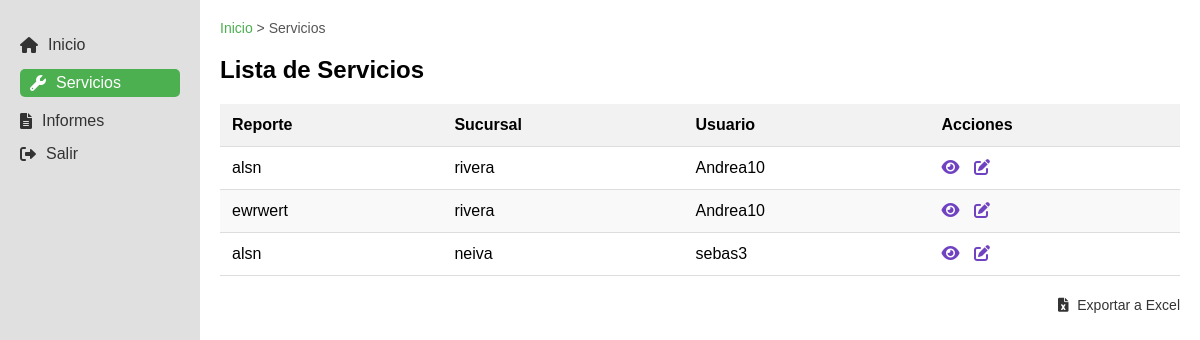
Screenshot of /servicio.php (signed in) with the database file from the repository.
### tables this page shows
CREATE TABLE `servicios` (
  `id` int(11) NOT NULL,
  `solicitud_no` varchar(50) DEFAULT NULL,
  `tipo_servicio` varchar(100) DEFAULT NULL,
  `razon_social` varchar(100) DEFAULT NULL,
  `establecimiento` varchar(100) DEFAULT NULL,
  `nit` varchar(20) DEFAULT NULL,
  `material` varchar(50) DEFAULT NULL,
  `tipo_tanque` varchar(50) DEFAULT NULL,
  `capacidad` int(11) DEFAULT NULL,
  `producto` varchar(50) DEFAULT NULL,
  `ano_fabricacion` int(11) DEFAULT NULL,
  `sucursal` varchar(100) DEFAULT NULL,
  `usuario` varchar(100) DEFAULT NULL,
  `fecha_inicio` date DEFAULT NULL,
  `created_by` int(11) DEFAULT NULL,
  `created_at` timestamp NOT NULL DEFAULT current_timestamp()
);

### servicio.php (the view, shortened to what this page needs)
<?php
include 'db_connect.php';
$sql = "SELECT id, razon_social, sucursal, usuario FROM servicios";
$stmt = $conn->prepare($sql);
$stmt->execute();
$servicios = $stmt->fetchAll(PDO::FETCH_ASSOC);
?>
<!DOCTYPE html>
<html lang="es">
<head>
    <link rel="stylesheet" href="https://cdnjs.cloudflare.com/ajax/libs/font-awesome/6.0.0-beta3/css/all.min.css">
</head>
<body>
    <div class="sidebar">
        <ul>
            <li><a href="tecnico_dashboard.php"><i class="fas fa-home"></i> Inicio</a></li>
            <li><a href="servicio.php" class="active"><i class="fas fa-wrench"></i> Servicios</a></li>
            <li><a href="informes.php"><i class="fas fa-file-alt"></i> Informes</a></li>
            <li><a href="logout.php"><i class="fas fa-sign-out-alt"></i> Salir</a></li>
        </ul>
    </div>
    <div class="main-content">
        <div class="breadcrumb">
            <a href="tecnico_dashboard.php">Inicio</a> > Servicios
        </div>
        <h2>Lista de Servicios</h2>
        <table>
            <thead>
                <tr>
                    <th>Reporte</th>
                    <th>Sucursal</th>
                    <th>Usuario</th>
                    <th>Acciones</th>
                </tr>
            </thead>
            <tbody>
                <?php foreach ($servicios as $servicio): ?>
                    <tr>
                        <td><?php echo htmlspecialchars($servicio['razon_social']); ?></td>
                        <td><?php echo htmlspecialchars($servicio['sucursal']); ?></td>
                        <td><?php echo htmlspecialchars($servicio['usuario']); ?></td>
                        <td class="actions">
                            <a href="detalles_servicio.php?id=<?php echo $servicio['id']; ?>"><i class="fas fa-eye" title="Ver Detalles"></i></a>
                            <a href="iniciar_informe.php?id=<?php echo $servicio['id']; ?>"><i class="fas fa-edit" title="Iniciar Informe"></i></a>
                        </td>
                    </tr>
                <?php endforeach; ?>
            </tbody>
        </table>
        <div class="export-btn">
            <a href="#"><i class="fas fa-file-excel"></i> Exportar a Excel</a>
        </div>
    </div>
</body>
</html>

### servicio.php (style rules this page uses)
body { font-family: Arial, sans-serif; background-color: #f4f4f4; display: flex; margin: 0; }
.sidebar { width: 200px; background-color: #e0e0e0; padding: 20px; height: 100vh; box-sizing: border-box; }
.sidebar ul { list-style: none; padding: 0; }
.sidebar ul li { margin-bottom: 15px; }
.sidebar ul li a { text-decoration: none; color: #333; display: flex; align-items: center; }
.sidebar ul li a i { margin-right: 10px; }
.sidebar ul li a.active { background-color: #4CAF50;; color: white; padding: 5px 10px; border-radius: 5px; }
.main-content { flex: 1; padding: 20px; background-color: white; }
.breadcrumb { margin-bottom: 20px; font-size: 14px; color: #555; }
.breadcrumb a { text-decoration: none; color: #4CAF50;; }
table { width: 100%; border-collapse: collapse; margin-bottom: 20px; }
th, td { padding: 12px; text-align: left; border-bottom: 1px solid #ddd; }
th { background-color: #f2f2f2; font-weight: bold; }
tr:nth-child(even) { background-color: #f9f9f9; }
.actions i { margin-right: 10px; color: #6f42c1; cursor: pointer; }
.export-btn { text-align: right; margin-top: 10px; }
.export-btn a { text-decoration: none; color: #333; font-size: 14px; }
.export-btn i { margin-right: 5px; }

### rows the page displays
servicios: razon_social "alsn", sucursal "rivera", usuario "Andrea10"
servicios: razon_social "ewrwert", sucursal "rivera", usuario "Andrea10"
servicios: razon_social "alsn", sucursal "neiva", usuario "sebas3"
